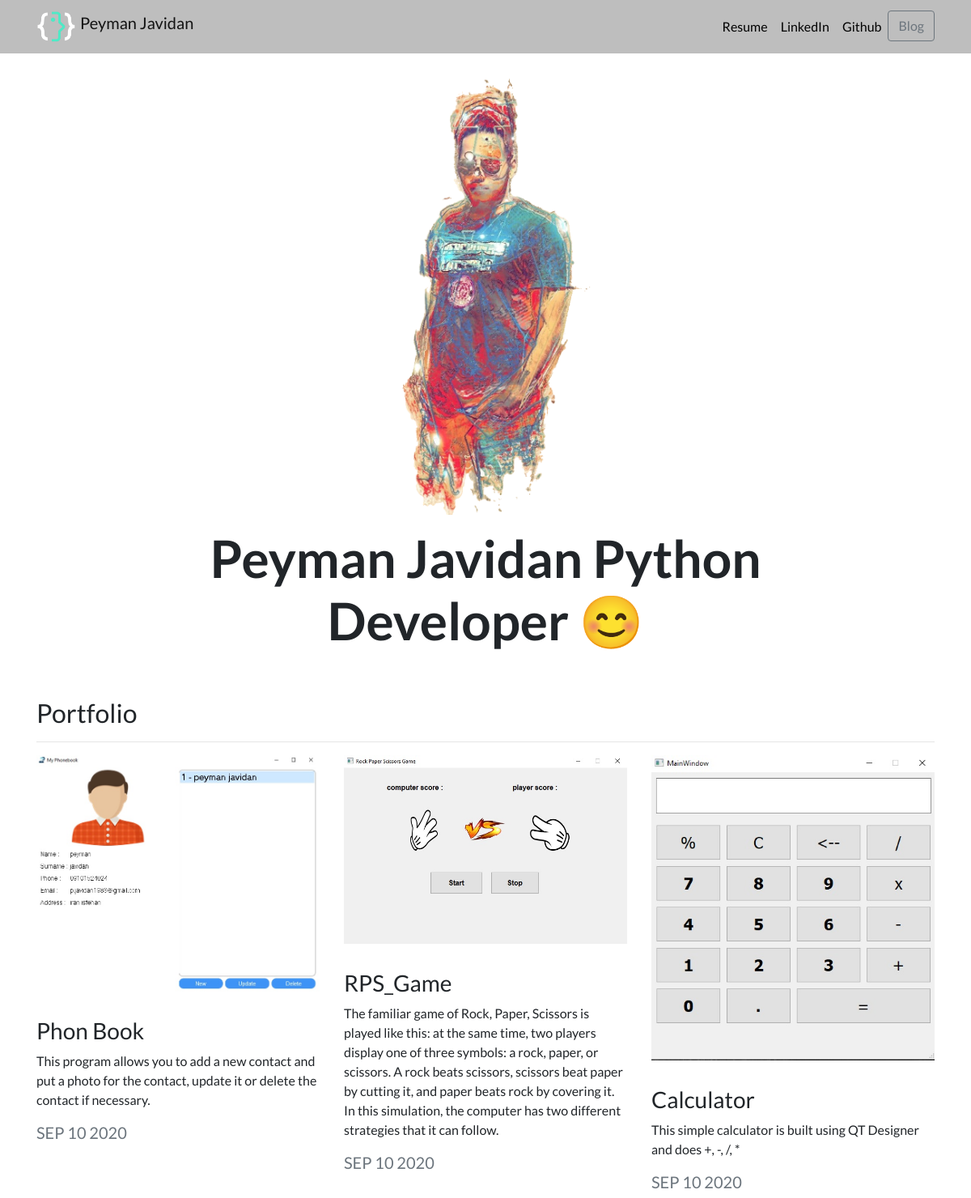
The page / on the database its author committed.
### portfolio/models.py (models this page shows, shortened)
class Project(models.Model):
    title = models.CharField(max_length=100)
    description = models.CharField(max_length=500)
    image = models.FileField(blank=True)
    url = models.URLField(blank=True)
    time = models.DateField()

### portfolio/views.py (the view)
# urls.py: 2. Add a URL to urlpatterns:  path('', Home.as_view(), name='home')
def Home(request):
    projects = Project.objects.all()
    return render(request, 'portfolio/home.html', {'projects': projects})

### portfolio/templates/portfolio/home.html (shortened to what this page needs)
{% extends "portfolio/base.html" %}
{% load static %}
{% block content %}
    <div class="row justify-content-center my-3">
        <div class="col-5">
            <img src="{% static 'portfolio/8.png' %}" class="img-fluid">
        </div>
    </div>
    <div class="row justify-content-center mb-3">
        <div class="col-md-9 text-center">
            <h1 id="hometext" class="font-weight-bold">Peyman Javidan Python Developer 😊</h1>
        </div>
    </div>
    <h2 class="mt-5">Portfolio</h2>
    <hr>
    <div class="row">
        {% for project in projects %}
            <div class="col-lg-4 col-md-6">
                {% if project.url %}
                    <a href="{{ project.url }}">
                        <img src="{{ project.image.url }}" class="img-fluid mb-2">
                    </a>
                {% else %}
                    <img src="{{ project.image.url }}" class="img-fluid mb-2">
                    <img src="{{ project.image2.url }}" class="img-fluid mb-2">
                {% endif %}
                <h3>{{ project.title }}</h3>
                <p>{{ project.description }}</p>
                <h5 class="text-muted">{{ project.time|date:'M d Y'|upper }}</h5>
            </div>
        {% endfor %}
    </div>
{% endblock %}

### portfolio/templates/portfolio/base.html (shortened to what this page needs)
{% load static %}
<!doctype html>
<html lang="en">
<head>
    <link rel="stylesheet" href="https://stackpath.bootstrapcdn.com/bootstrap/4.4.1/css/bootstrap.min.css"
>
    <link rel="stylesheet" href="{% static "portfolio/custom.css" %}">
</head>
<body style="background-color: #ffffff;">
<nav id="topNav" class="navbar navbar-expand-md navbar-light" style="background-color: #BEBEBE;">
    <div class="container">
        <a class="navbar-brand" href="{% url 'home' %}">
            <img src="{% static "portfolio/peyman.png" %}" width="50" height="40" class="d-inline-block align-top"
                 alt="Peyman's Logo">
            <span>Peyman Javidan</span>
        </a>
        <div class="collapse navbar-collapse text-center" id="navbarNav">
            <ul class="navbar-nav ml-auto">
                <li class="nav-item">
                    <a class="nav-link" href="{% static "portfolio/CV.pdf" %}">Resume</a>
                </li>
                <li class="nav-item">
                    <a class="nav-link" href="https://www.linkedin.com" target="_blank">LinkedIn</a>
                </li>
                <li class="nav-item">
                    <a class="nav-link" href="https://github.com/pjavidan1988" target="_blank">Github</a>
                </li>
                <li>
                    <a role="button" href="{% url 'blog:all_blogs' %}"  class="btn btn-outline-secondary">Blog</a>
                </li>
            </ul>
        </div>
    </div>
</nav>
<div class="container">
    {% block content %}{% endblock %}
</div>
</body>
</html>

### portfolio/static/portfolio/custom.css (style rules this page uses)
.navbar-nav .nav-link { color: rgba(0,0,0,1) !important; }
body { font-family: 'Lato', sans-serif; }
@media (min-width: 992px) { #hometext { font-size: 4rem; } }

### rows shown on the page
Project: image (picture), title "Phon Book", description "This program allows you to add a new contact and put a photo for the contact, update it or delete the contact if necessary.", time "SEP 10 2020"
Project: image (picture), title "RPS_Game", description "The familiar game of Rock, Paper, Scissors is played like this: at the same time, two players display one of three symbols: a rock, paper, or scissors. A rock beats scissors, scissors beat paper by cutting it, and paper beats rock by covering it. In this simulation, the computer has two different strategies that it can follow.", time "SEP 10 2020"
Project: image (picture), title "Calculator", description "This simple calculator is built using QT Designer and does +, -, /, *", time "SEP 10 2020"
